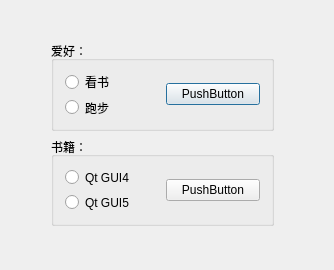
<?xml version="1.0" encoding="UTF-8"?>
<ui version="4.0">
 <class>RadioButton</class>
 <widget class="QDialog" name="RadioButton">
  <property name="geometry">
   <rect>
    <x>0</x>
    <y>0</y>
    <width>334</width>
    <height>270</height>
   </rect>
  </property>
  <property name="windowTitle">
   <string>RadioButton</string>
  </property>
  <widget class="QWidget" name="">
   <property name="geometry">
    <rect>
     <x>40</x>
     <y>30</y>
     <width>245</width>
     <height>207</height>
    </rect>
   </property>
   <layout class="QVBoxLayout" name="verticalLayout_3">
    <item>
     <widget class="QGroupBox" name="groupBox">
      <property name="title">
       <string>爱好：</string>
      </property>
      <layout class="QHBoxLayout" name="horizontalLayout">
       <item>
        <layout class="QVBoxLayout" name="verticalLayout">
         <item>
          <widget class="QRadioButton" name="radioButton">
           <property name="text">
            <string>看书</string>
           </property>
          </widget>
         </item>
         <item>
          <widget class="QRadioButton" name="radioButton_2">
           <property name="text">
            <string>跑步</string>
           </property>
          </widget>
         </item>
        </layout>
       </item>
       <item>
        <widget class="QPushButton" name="pushButton">
         <property name="text">
          <string>PushButton</string>
         </property>
        </widget>
       </item>
      </layout>
     </widget>
    </item>
    <item>
     <widget class="QGroupBox" name="groupBox_2">
      <property name="title">
       <string>书籍：</string>
      </property>
      <layout class="QHBoxLayout" name="horizontalLayout_2">
       <item>
        <layout class="QVBoxLayout" name="verticalLayout_2">
         <item>
          <widget class="QRadioButton" name="radioButton_3">
           <property name="text">
            <string>Qt GUI4</string>
           </property>
          </widget>
         </item>
         <item>
          <widget class="QRadioButton" name="radioButton_4">
           <property name="text">
            <string>Qt GUI5</string>
           </property>
          </widget>
         </item>
        </layout>
       </item>
       <item>
        <widget class="QPushButton" name="pushButton_2">
         <property name="text">
          <string>PushButton</string>
         </property>
        </widget>
       </item>
      </layout>
     </widget>
    </item>
   </layout>
  </widget>
 </widget>
 <layoutdefault spacing="6" margin="11"/>
 <resources/>
 <connections/>
</ui>
